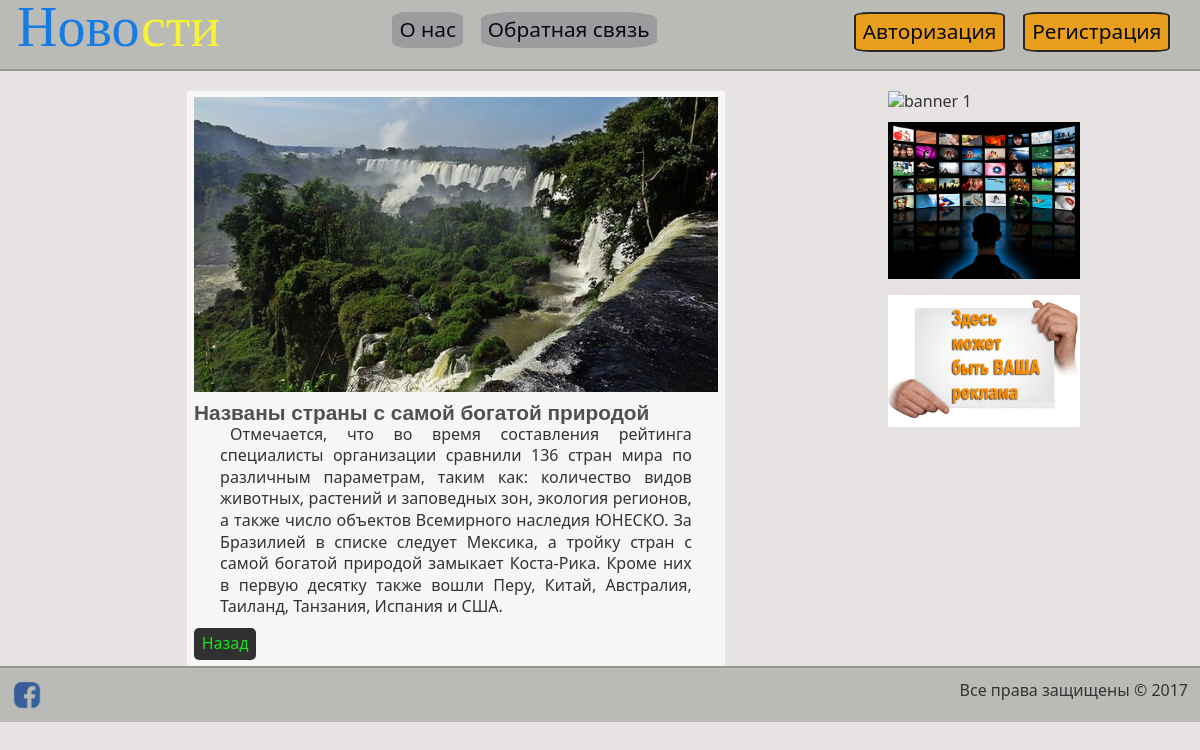
Page /article.php?id=3 on the committed database.
### tables this page shows
CREATE TABLE `news` (
  `id` int(11) UNSIGNED NOT NULL,
  `title` varchar(255) NOT NULL,
  `intro_text` text NOT NULL,
  `full_text` text NOT NULL,
  `img` varchar(255) NOT NULL
);

### functions/functions.php (called while the page is built, shortened)
<?php
  require_once "connect.php";
  function getNews ($limit, $id=null) {
    global $mysqli;
    if ($id)
      $where = "WHERE `id` = ".$id;
      $result = $mysqli->query("SELECT * FROM `news` $where ORDER BY `id` DESC LIMIT $limit");
      if (!$id)
        return resultToArray ($result);
       else
         return $result->fetch_assoc();
    }
?>

### article.php (the view, shortened to what this page needs)
<!DOCTYPE html>
<html>
  <head>
    <?php
      require_once "functions/functions.php";
      $news = getNews (1, $_GET["id"]);
      require_once "blocks/head.php";
    ?>
  </head>
  <body>
    <?php require_once "blocks/header.php" ?>
    <div id="wrapper">
      <div id="leftCol">
        <?php
          echo '<div id="bigArticle"><img src="/img/articles/'.$news["id"].'.jpg" alt="'.$news["id"].'" title="Статья'.$news["id"].'">
          <h2>'.$news["title"].'</h2>
          <p>'.$news["full_text"].'</p><div><a href="/">Назад</a></div>
          </div>';
         ?>
       </div>
        <?php require_once "blocks/rightCol.php" ?>
    </div>
    <?php require_once "blocks/footer.php" ?>
  </body>
</html>

### css/style.css (style rules this page uses)
* { margin: 0; padding: 0; outline: none; }
html { height: 100%; }
body { width: 100%; background-color: #e7e3e3; color: #333; font-family: "Segoe UI", Arial, sans-serif; font-size: 1em; line-height: 135%; float: left; }
img { max-width: 100%; height: auto; width: auto\9; }
a { color: #15e61a; text-decoration: none; }
a, a:hover { transition: all.6s ease; -webkit-transition: all.6s ease; -moz-transition: all.6s ease; -o-transition: all.6s ease; -ms-transition: all.6s ease; }
#wrapper { width: 80%; float: left; margin-left: 10%; }
@media (min-width: 800px) { #wrapper #leftCol { width: 70%; margin-right: 10%; float: left; } }
#wrapper #leftCol #bigArticle { width: 78%; margin-left: 10%; background-color: #f6f6f6; padding: 1%; float: left; }
#wrapper #leftCol #bigArticle img, #wrapper #leftCol .article img { width: 100%; float: left; margin-bottom: 10px; }
#wrapper #leftCol #bigArticle h2, #wrapper #leftCol .article h2 { font-size: 1.3em; color: #505050; font-family: Comic Sans MS, sans-serif; }
#wrapper #leftCol #bigArticle p, #wrapper #leftCol .article p { width: 90%; margin-left: 5%; text-indent: 10px; text-align: justify; }
#wrapper #leftCol #bigArticle div, #wrapper #leftCol .article div { padding: 5px; border-radius: 5px; background-color: #303030; color: #04eed2; width: 10%; text-align: center; margin-top: 10px; }

### rows in the picture
news: title "Названы страны с самой богатой природой", full_text "Отмечается, что во время составления рейтинга специалисты организации сравнили 136 стран мира по различным параметрам, таким как: количество видов животных, растений и заповедных зон, экология регионов, а также число объектов Всемирного наследия ЮНЕСКО. За Бразилией в списке следует Мексика, а тройку стран с самой богатой природой замыкает Коста-Рика. Кроме них в первую десятку также вошли Перу, Китай, Австралия, Таиланд, Танзания, Испания и США."

### other values in the picture
date ('Y') "2017"
